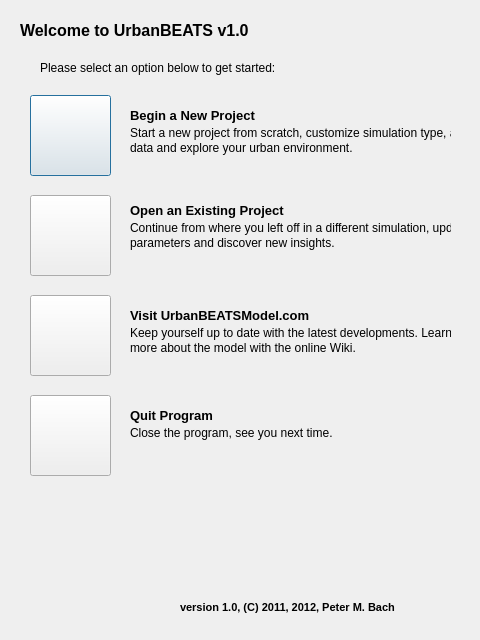
<?xml version="1.0" encoding="UTF-8"?>
<ui version="4.0">
 <class>StartDialog</class>
 <widget class="QDialog" name="StartDialog">
  <property name="geometry">
   <rect>
    <x>0</x>
    <y>0</y>
    <width>480</width>
    <height>640</height>
   </rect>
  </property>
  <property name="windowTitle">
   <string>Getting Started...</string>
  </property>
  <property name="windowIcon">
   <iconset>
    <normaloff>../../../../../ubeatsicon.ico</normaloff>../../../../../ubeatsicon.ico</iconset>
  </property>
  <widget class="QLabel" name="ubeatslogo">
   <property name="geometry">
    <rect>
     <x>30</x>
     <y>500</y>
     <width>128</width>
     <height>122</height>
    </rect>
   </property>
   <property name="text">
    <string/>
   </property>
   <property name="pixmap">
    <pixmap resource="../../../../../UBEATS/main_user_interface/toolbaricons/guitoolbaricons.qrc">:/images/images/ubeatslogo128x128.png</pixmap>
   </property>
  </widget>
  <widget class="QPushButton" name="NewProjectButton">
   <property name="geometry">
    <rect>
     <x>30</x>
     <y>95</y>
     <width>81</width>
     <height>81</height>
    </rect>
   </property>
   <property name="text">
    <string/>
   </property>
   <property name="icon">
    <iconset resource="../../../../../UBEATS/main_user_interface/toolbaricons/guitoolbaricons.qrc">
     <normaloff>:/guitoolbaricons/text.png</normaloff>:/guitoolbaricons/text.png</iconset>
   </property>
   <property name="iconSize">
    <size>
     <width>32</width>
     <height>32</height>
    </size>
   </property>
  </widget>
  <widget class="QPushButton" name="OpenProjectButton">
   <property name="geometry">
    <rect>
     <x>30</x>
     <y>195</y>
     <width>81</width>
     <height>81</height>
    </rect>
   </property>
   <property name="text">
    <string/>
   </property>
   <property name="icon">
    <iconset resource="../../../../../UBEATS/main_user_interface/toolbaricons/guitoolbaricons.qrc">
     <normaloff>:/guitoolbaricons/folder-open.png</normaloff>:/guitoolbaricons/folder-open.png</iconset>
   </property>
   <property name="iconSize">
    <size>
     <width>32</width>
     <height>32</height>
    </size>
   </property>
  </widget>
  <widget class="QPushButton" name="VisitWebsiteButton">
   <property name="geometry">
    <rect>
     <x>30</x>
     <y>295</y>
     <width>81</width>
     <height>81</height>
    </rect>
   </property>
   <property name="text">
    <string/>
   </property>
   <property name="icon">
    <iconset resource="../../../../../UBEATS/main_user_interface/toolbaricons/guitoolbaricons.qrc">
     <normaloff>:/guitoolbaricons/world.png</normaloff>:/guitoolbaricons/world.png</iconset>
   </property>
   <property name="iconSize">
    <size>
     <width>32</width>
     <height>32</height>
    </size>
   </property>
  </widget>
  <widget class="QLabel" name="dbtitle">
   <property name="geometry">
    <rect>
     <x>20</x>
     <y>20</y>
     <width>441</width>
     <height>21</height>
    </rect>
   </property>
   <property name="font">
    <font>
     <pointsize>12</pointsize>
     <weight>75</weight>
     <bold>true</bold>
    </font>
   </property>
   <property name="text">
    <string>Welcome to UrbanBEATS v1.0</string>
   </property>
  </widget>
  <widget class="QLabel" name="label">
   <property name="geometry">
    <rect>
     <x>40</x>
     <y>60</y>
     <width>251</width>
     <height>16</height>
    </rect>
   </property>
   <property name="text">
    <string>Please select an option below to get started: </string>
   </property>
  </widget>
  <widget class="QLabel" name="dbtitle_2">
   <property name="geometry">
    <rect>
     <x>130</x>
     <y>105</y>
     <width>441</width>
     <height>21</height>
    </rect>
   </property>
   <property name="font">
    <font>
     <pointsize>12</pointsize>
     <weight>75</weight>
     <bold>true</bold>
    </font>
   </property>
   <property name="text">
    <string>&lt;!DOCTYPE HTML PUBLIC &quot;-//W3C//DTD HTML 4.0//EN&quot; &quot;http://www.w3.org/TR/REC-html40/strict.dtd&quot;&gt;
&lt;html&gt;&lt;head&gt;&lt;meta name=&quot;qrichtext&quot; content=&quot;1&quot; /&gt;&lt;style type=&quot;text/css&quot;&gt;
p, li { white-space: pre-wrap; }
&lt;/style&gt;&lt;/head&gt;&lt;body style=&quot; font-family:'MS Shell Dlg 2'; font-size:12pt; font-weight:600; font-style:normal;&quot;&gt;
&lt;p style=&quot; margin-top:0px; margin-bottom:0px; margin-left:0px; margin-right:0px; -qt-block-indent:0; text-indent:0px;&quot;&gt;&lt;span style=&quot; font-size:10pt;&quot;&gt;Begin a New Project&lt;/span&gt;&lt;/p&gt;&lt;/body&gt;&lt;/html&gt;</string>
   </property>
  </widget>
  <widget class="QLabel" name="label_2">
   <property name="geometry">
    <rect>
     <x>130</x>
     <y>125</y>
     <width>321</width>
     <height>16</height>
    </rect>
   </property>
   <property name="text">
    <string>Start a new project from scratch, customize simulation type, add</string>
   </property>
  </widget>
  <widget class="QLabel" name="label_3">
   <property name="geometry">
    <rect>
     <x>130</x>
     <y>140</y>
     <width>321</width>
     <height>16</height>
    </rect>
   </property>
   <property name="text">
    <string>data and explore your urban environment.</string>
   </property>
  </widget>
  <widget class="QLabel" name="dbtitle_3">
   <property name="geometry">
    <rect>
     <x>130</x>
     <y>200</y>
     <width>441</width>
     <height>21</height>
    </rect>
   </property>
   <property name="font">
    <font>
     <pointsize>12</pointsize>
     <weight>75</weight>
     <bold>true</bold>
    </font>
   </property>
   <property name="text">
    <string>&lt;!DOCTYPE HTML PUBLIC &quot;-//W3C//DTD HTML 4.0//EN&quot; &quot;http://www.w3.org/TR/REC-html40/strict.dtd&quot;&gt;
&lt;html&gt;&lt;head&gt;&lt;meta name=&quot;qrichtext&quot; content=&quot;1&quot; /&gt;&lt;style type=&quot;text/css&quot;&gt;
p, li { white-space: pre-wrap; }
&lt;/style&gt;&lt;/head&gt;&lt;body style=&quot; font-family:'MS Shell Dlg 2'; font-size:12pt; font-weight:600; font-style:normal;&quot;&gt;
&lt;p style=&quot; margin-top:0px; margin-bottom:0px; margin-left:0px; margin-right:0px; -qt-block-indent:0; text-indent:0px;&quot;&gt;&lt;span style=&quot; font-size:10pt;&quot;&gt;Open an Existing Project&lt;/span&gt;&lt;/p&gt;&lt;/body&gt;&lt;/html&gt;</string>
   </property>
  </widget>
  <widget class="QLabel" name="label_4">
   <property name="geometry">
    <rect>
     <x>130</x>
     <y>220</y>
     <width>321</width>
     <height>16</height>
    </rect>
   </property>
   <property name="text">
    <string>Continue from where you left off in a different simulation, update</string>
   </property>
  </widget>
  <widget class="QLabel" name="label_5">
   <property name="geometry">
    <rect>
     <x>130</x>
     <y>235</y>
     <width>321</width>
     <height>16</height>
    </rect>
   </property>
   <property name="text">
    <string>parameters and discover new insights.</string>
   </property>
  </widget>
  <widget class="QLabel" name="label_6">
   <property name="geometry">
    <rect>
     <x>130</x>
     <y>325</y>
     <width>321</width>
     <height>16</height>
    </rect>
   </property>
   <property name="text">
    <string>Keep yourself up to date with the latest developments. Learn</string>
   </property>
  </widget>
  <widget class="QLabel" name="label_7">
   <property name="geometry">
    <rect>
     <x>130</x>
     <y>340</y>
     <width>321</width>
     <height>16</height>
    </rect>
   </property>
   <property name="text">
    <string>more about the model with the online Wiki.</string>
   </property>
  </widget>
  <widget class="QLabel" name="dbtitle_4">
   <property name="geometry">
    <rect>
     <x>130</x>
     <y>305</y>
     <width>441</width>
     <height>21</height>
    </rect>
   </property>
   <property name="font">
    <font>
     <pointsize>12</pointsize>
     <weight>75</weight>
     <bold>true</bold>
    </font>
   </property>
   <property name="text">
    <string>&lt;!DOCTYPE HTML PUBLIC &quot;-//W3C//DTD HTML 4.0//EN&quot; &quot;http://www.w3.org/TR/REC-html40/strict.dtd&quot;&gt;
&lt;html&gt;&lt;head&gt;&lt;meta name=&quot;qrichtext&quot; content=&quot;1&quot; /&gt;&lt;style type=&quot;text/css&quot;&gt;
p, li { white-space: pre-wrap; }
&lt;/style&gt;&lt;/head&gt;&lt;body style=&quot; font-family:'MS Shell Dlg 2'; font-size:12pt; font-weight:600; font-style:normal;&quot;&gt;
&lt;p style=&quot; margin-top:0px; margin-bottom:0px; margin-left:0px; margin-right:0px; -qt-block-indent:0; text-indent:0px;&quot;&gt;&lt;span style=&quot; font-size:10pt;&quot;&gt;Visit UrbanBEATSModel.com&lt;/span&gt;&lt;/p&gt;&lt;/body&gt;&lt;/html&gt;</string>
   </property>
  </widget>
  <widget class="QPushButton" name="QuitButton">
   <property name="geometry">
    <rect>
     <x>30</x>
     <y>395</y>
     <width>81</width>
     <height>81</height>
    </rect>
   </property>
   <property name="text">
    <string/>
   </property>
   <property name="icon">
    <iconset resource="../../../../../UBEATS/main_user_interface/toolbaricons/guitoolbaricons.qrc">
     <normaloff>:/guitoolbaricons/quit.png</normaloff>:/guitoolbaricons/quit.png</iconset>
   </property>
   <property name="iconSize">
    <size>
     <width>32</width>
     <height>32</height>
    </size>
   </property>
  </widget>
  <widget class="QLabel" name="dbtitle_5">
   <property name="geometry">
    <rect>
     <x>130</x>
     <y>405</y>
     <width>441</width>
     <height>21</height>
    </rect>
   </property>
   <property name="font">
    <font>
     <pointsize>12</pointsize>
     <weight>75</weight>
     <bold>true</bold>
    </font>
   </property>
   <property name="text">
    <string>&lt;!DOCTYPE HTML PUBLIC &quot;-//W3C//DTD HTML 4.0//EN&quot; &quot;http://www.w3.org/TR/REC-html40/strict.dtd&quot;&gt;
&lt;html&gt;&lt;head&gt;&lt;meta name=&quot;qrichtext&quot; content=&quot;1&quot; /&gt;&lt;style type=&quot;text/css&quot;&gt;
p, li { white-space: pre-wrap; }
&lt;/style&gt;&lt;/head&gt;&lt;body style=&quot; font-family:'MS Shell Dlg 2'; font-size:12pt; font-weight:600; font-style:normal;&quot;&gt;
&lt;p style=&quot; margin-top:0px; margin-bottom:0px; margin-left:0px; margin-right:0px; -qt-block-indent:0; text-indent:0px;&quot;&gt;&lt;span style=&quot; font-size:10pt;&quot;&gt;Quit Program&lt;/span&gt;&lt;/p&gt;&lt;/body&gt;&lt;/html&gt;</string>
   </property>
  </widget>
  <widget class="QLabel" name="label_8">
   <property name="geometry">
    <rect>
     <x>130</x>
     <y>425</y>
     <width>321</width>
     <height>16</height>
    </rect>
   </property>
   <property name="text">
    <string>Close the program, see you next time.</string>
   </property>
  </widget>
  <widget class="QLabel" name="label_9">
   <property name="geometry">
    <rect>
     <x>180</x>
     <y>600</y>
     <width>251</width>
     <height>16</height>
    </rect>
   </property>
   <property name="text">
    <string>&lt;!DOCTYPE HTML PUBLIC &quot;-//W3C//DTD HTML 4.0//EN&quot; &quot;http://www.w3.org/TR/REC-html40/strict.dtd&quot;&gt;
&lt;html&gt;&lt;head&gt;&lt;meta name=&quot;qrichtext&quot; content=&quot;1&quot; /&gt;&lt;style type=&quot;text/css&quot;&gt;
p, li { white-space: pre-wrap; }
&lt;/style&gt;&lt;/head&gt;&lt;body style=&quot; font-family:'MS Shell Dlg 2'; font-size:8.25pt; font-weight:400; font-style:normal;&quot;&gt;
&lt;p style=&quot; margin-top:0px; margin-bottom:0px; margin-left:0px; margin-right:0px; -qt-block-indent:0; text-indent:0px;&quot;&gt;&lt;span style=&quot; font-size:8pt; font-weight:600;&quot;&gt;version 1.0, (C) 2011, 2012, Peter M. Bach&lt;/span&gt;&lt;/p&gt;&lt;/body&gt;&lt;/html&gt;</string>
   </property>
  </widget>
 </widget>
 <resources>
  <include location="../../../../../UBEATS/main_user_interface/toolbaricons/guitoolbaricons.qrc"/>
 </resources>
 <connections/>
</ui>
